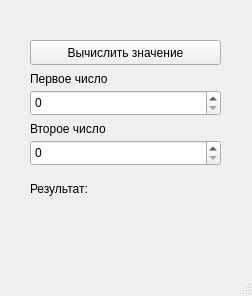
<?xml version="1.0" encoding="UTF-8"?>
<ui version="4.0">
 <class>MainWindow</class>
 <widget class="QMainWindow" name="MainWindow">
  <property name="geometry">
   <rect>
    <x>0</x>
    <y>0</y>
    <width>252</width>
    <height>296</height>
   </rect>
  </property>
  <property name="windowTitle">
   <string>MainWindow</string>
  </property>
  <widget class="QWidget" name="centralwidget">
   <widget class="QPushButton" name="pushButton">
    <property name="geometry">
     <rect>
      <x>30</x>
      <y>40</y>
      <width>191</width>
      <height>25</height>
     </rect>
    </property>
    <property name="text">
     <string>Вычислить значение</string>
    </property>
   </widget>
   <widget class="QSpinBox" name="spinBox">
    <property name="geometry">
     <rect>
      <x>30</x>
      <y>90</y>
      <width>191</width>
      <height>26</height>
     </rect>
    </property>
   </widget>
   <widget class="QSpinBox" name="spinBox_2">
    <property name="geometry">
     <rect>
      <x>30</x>
      <y>140</y>
      <width>191</width>
      <height>26</height>
     </rect>
    </property>
   </widget>
   <widget class="QLabel" name="label">
    <property name="geometry">
     <rect>
      <x>30</x>
      <y>180</y>
      <width>81</width>
      <height>17</height>
     </rect>
    </property>
    <property name="text">
     <string>Результат:</string>
    </property>
   </widget>
   <widget class="QLabel" name="label_2">
    <property name="geometry">
     <rect>
      <x>110</x>
      <y>180</y>
      <width>211</width>
      <height>17</height>
     </rect>
    </property>
    <property name="text">
     <string/>
    </property>
   </widget>
   <widget class="QLabel" name="label_3">
    <property name="geometry">
     <rect>
      <x>30</x>
      <y>120</y>
      <width>111</width>
      <height>17</height>
     </rect>
    </property>
    <property name="text">
     <string>Второе число</string>
    </property>
   </widget>
   <widget class="QLabel" name="label_4">
    <property name="geometry">
     <rect>
      <x>30</x>
      <y>70</y>
      <width>131</width>
      <height>17</height>
     </rect>
    </property>
    <property name="text">
     <string>Первое число</string>
    </property>
   </widget>
  </widget>
  <widget class="QMenuBar" name="menubar">
   <property name="geometry">
    <rect>
     <x>0</x>
     <y>0</y>
     <width>252</width>
     <height>22</height>
    </rect>
   </property>
  </widget>
  <widget class="QStatusBar" name="statusbar"/>
 </widget>
 <resources/>
 <connections/>
</ui>
